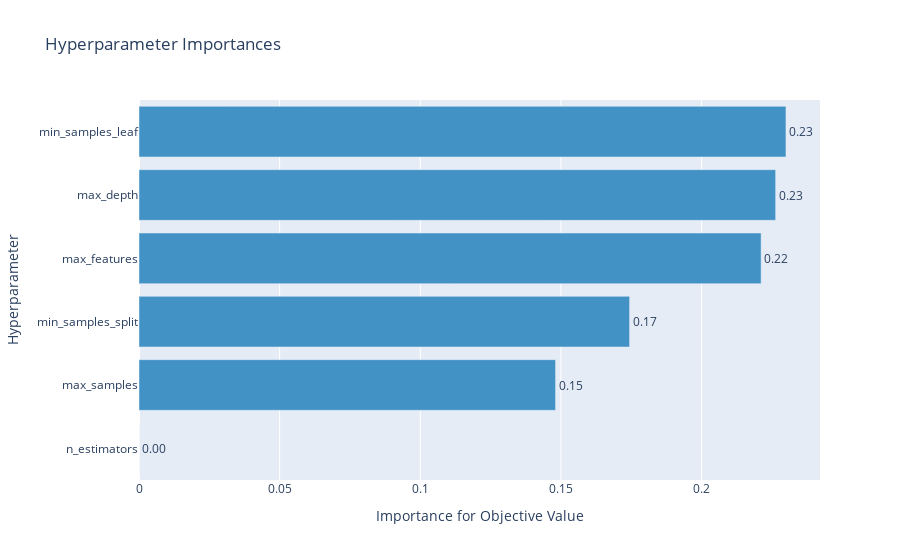

This figure's notebook cell:
### Code cell
#Visualize parameter importance
optuna.visualization.plot_param_importances(study_results)

### Figure 1 — Plotly figure (JSON) as saved in the notebook; plotly's stock layout.template omitted (floating-point values rounded to 4 significant figures)
{"data": [{"cliponaxis": false, "hovertemplate": ["n_estimators (CategoricalDistribution): 0.0<extra></extra>", "max_samples (UniformDistribution): 0.14809134386139625<extra></extra>", "min_samples_split (IntUniformDistribution): 0.17440860220649737<extra></extra>", "max_features (UniformDistribution): 0.2211656824410734<extra></extra>", "max_depth (CategoricalDistribution): 0.22633520796896028<extra></extra>", "min_samples_leaf (IntUniformDistribution): 0.22999916352207278<extra></extra>"], "marker": {"color": "rgb(66,146,198)"}, "orientation": "h", "text": ["0.0", "0.14809134386139625", "0.17440860220649737", "0.2211656824410734", "0.22633520796896028", "0.22999916352207278"], "textposition": "outside", "texttemplate": "%{text:.2f}", "type": "bar", "x": [0, 0.1481, 0.1744, 0.2212, 0.2263, 0.23], "y": ["n_estimators", "max_samples", "min_samples_split", "max_features", "max_depth", "min_samples_leaf"]}], "layout": {"showlegend": false, "title": {"text": "Hyperparameter Importances"}, "xaxis": {"title": {"text": "Importance for Objective Value"}}, "yaxis": {"title": {"text": "Hyperparameter"}}}}
